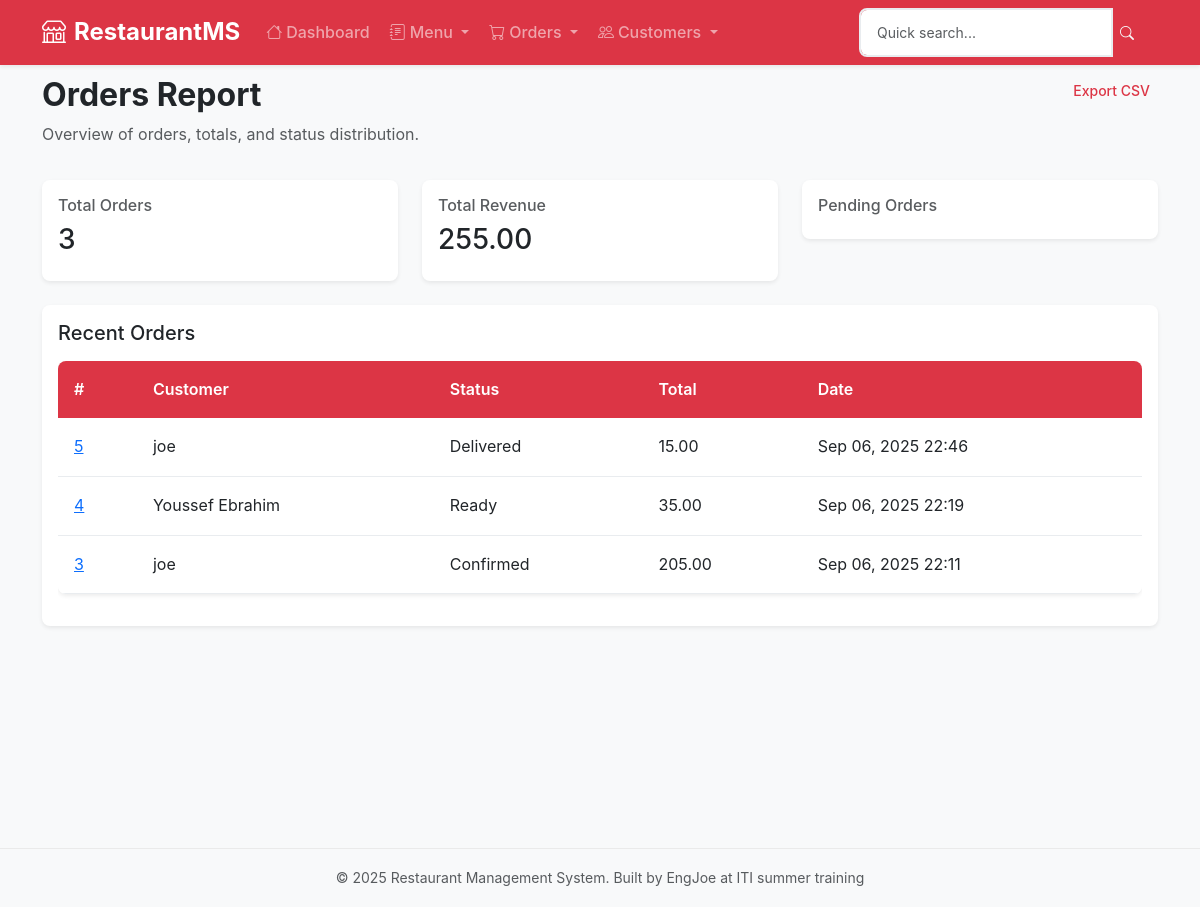
The page /orders/report/ on the database as committed earlier.
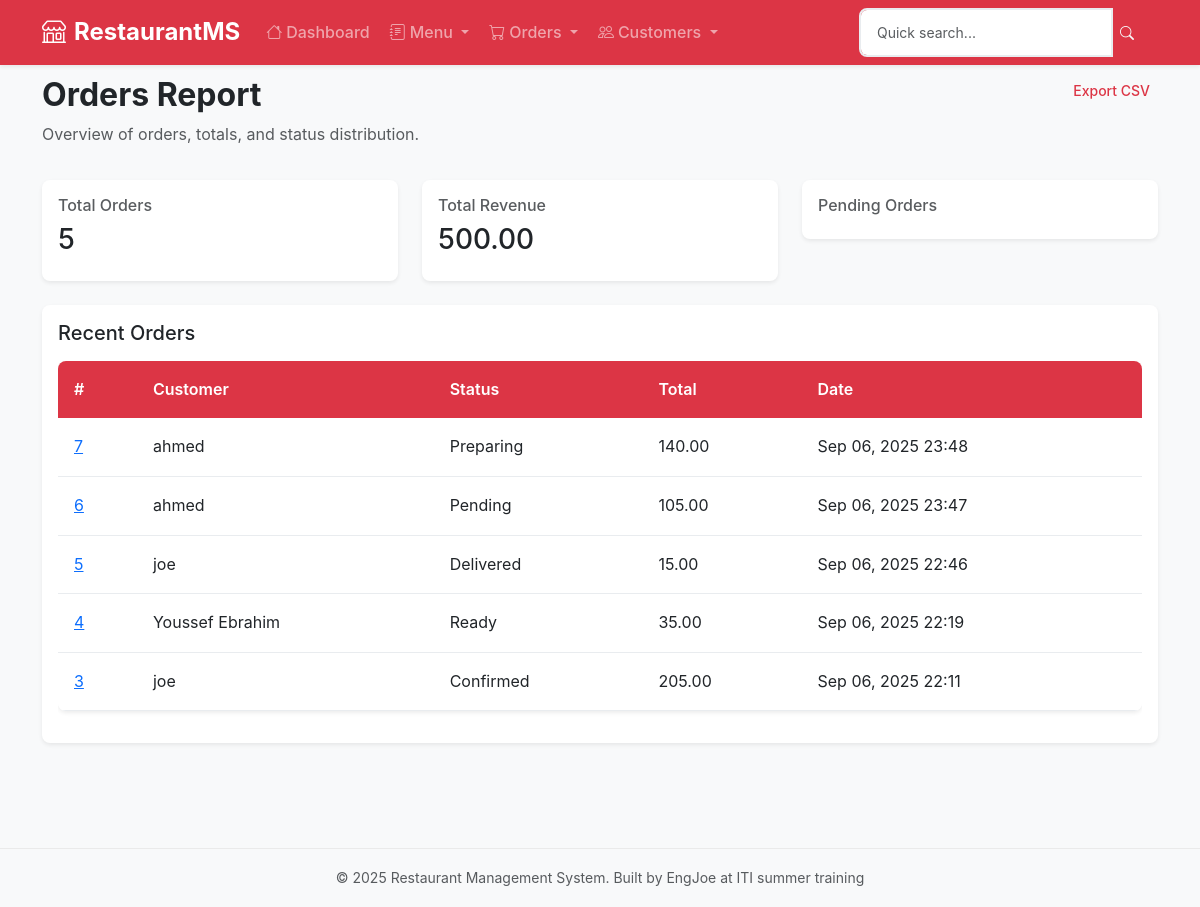
The same page on the database as committed later.
### orders/models.py (models this page shows, shortened)
class Order(models.Model):
    STATUS_CHOICES = [
        ('pending', 'Pending'),
        ('confirmed', 'Confirmed'),
        ('preparing', 'Preparing'),
        ('ready', 'Ready'),
        ('delivered', 'Delivered'),
        ('cancelled', 'Cancelled'),
    ]
    customer = models.ForeignKey(Customer, on_delete=models.CASCADE, related_name='orders')
    status = models.CharField(max_length=20, choices=STATUS_CHOICES, default='pending')
    notes = models.TextField(blank=True)
    created_at = models.DateTimeField(auto_now_add=True)
    updated_at = models.DateTimeField(auto_now=True)
    def total_price(self):
        return sum(item.get_total_price() for item in self.items.all())

class OrderItem(models.Model):
    order = models.ForeignKey(Order, on_delete=models.CASCADE, related_name='items')
    item = models.ForeignKey(Item, on_delete=models.CASCADE)
    quantity = models.PositiveIntegerField()
    price = models.DecimalField(max_digits=10, decimal_places=2)  # Store price at time of order
    def get_total_price(self):
        return self.quantity * self.price

### customers/models.py (models this page shows, shortened)
class Customer(models.Model):
    name = models.CharField(max_length=200)
    email = models.EmailField(blank=True)
    phone = models.CharField(max_length=20)
    address = models.TextField(blank=True)
    created_at = models.DateTimeField(auto_now_add=True)
    updated_at = models.DateTimeField(auto_now=True)

### orders/views.py (the view)
# urls.py: path('report/', views.orders_report, name='report'),
def orders_report(request):
    date_from = request.GET.get('date_from')
    date_to = request.GET.get('date_to')
    if not date_from:
        date_from = (timezone.now() - timedelta(days=30)).date()
    else:
        date_from = datetime.strptime(date_from, '%Y-%m-%d').date()
    if not date_to:
        date_to = timezone.now().date()
    else:
        date_to = datetime.strptime(date_to, '%Y-%m-%d').date()
    orders = Order.objects.filter(
        created_at__date__gte=date_from,
        created_at__date__lte=date_to
    )
    total_orders = orders.count()
    total_revenue = sum(order.total_price() for order in orders)
    orders_by_status = {}
    for status_code, status_name in Order.STATUS_CHOICES:
        count = orders.filter(status=status_code).count()
        orders_by_status[status_name] = count
    recent_orders = orders.select_related('customer').order_by('-created_at')[:10]
    daily_sales = []
    for i in range(7):
        date = timezone.now().date() - timedelta(days=i)
        daily_orders = orders.filter(created_at__date=date)
        daily_revenue = sum(order.total_price() for order in daily_orders)
        daily_sales.append({
            'date': date,
            'orders': daily_orders.count(),
            'revenue': daily_revenue
        })
    top_customers = Customer.objects.annotate(
        order_count=Count('orders'),
        total_spent=Sum('orders__items__price')
    ).filter(
        orders__created_at__date__gte=date_from,
        orders__created_at__date__lte=date_to
    ).order_by('-total_spent')[:5]
    context = {
        'date_from': date_from,
        'date_to': date_to,
        'total_orders': total_orders,
        'total_revenue': total_revenue,
        'average_order_value': total_revenue / total_orders if total_orders > 0 else 0,
        'orders_by_status': orders_by_status,
        'daily_sales': daily_sales,
        'top_customers': top_customers,
        'recent_orders': recent_orders,
    }
    return render(request, 'orders/report.html', context)

### orders/templates/orders/report.html (shortened to what this page needs)
{% extends "base.html" %}
{% block content %}
<div class="container mt-4">
    <div class="row mb-3">
        <div class="col-md-8">
            <h2 class="fw-bold">Orders Report</h2>
            <p class="text-muted">Overview of orders, totals, and status distribution.</p>
        </div>
        <div class="col-md-4 text-end">
            <a href="{% url 'orders:export_csv' %}" class="btn btn-sm btn-outline-primary">
                Export CSV
            </a>
        </div>
    </div>
    <div class="row mb-4">
        <div class="col-md-4">
            <div class="card shadow-sm border-0">
                <div class="card-body">
                    <h6 class="text-muted">Total Orders</h6>
                    <h3>{{ total_orders }}</h3>
                </div>
            </div>
        </div>
        <div class="col-md-4">
            <div class="card shadow-sm border-0">
                <div class="card-body">
                    <h6 class="text-muted">Total Revenue</h6>
                    <h3>{{ total_revenue }}</h3>
                </div>
            </div>
        </div>
        <div class="col-md-4">
            <div class="card shadow-sm border-0">
                <div class="card-body">
                    <h6 class="text-muted">Pending Orders</h6>
                </div>
            </div>
        </div>
    </div>
    <div class="card shadow-sm border-0">
        <div class="card-body">
            <h5 class="mb-3">Recent Orders</h5>
            <div class="table-responsive">
                <table class="table table-sm table-hover">
                    <thead>
                        <tr>
                            <th>#</th>
                            <th>Customer</th>
                            <th>Status</th>
                            <th>Total</th>
                            <th>Date</th>
                        </tr>
                    </thead>
                    <tbody>
                        {% for order in recent_orders %}
                            <tr>
                                <td>
                                    <a href="{% url 'orders:order_detail' order.pk %}">
                                        {{ order.id }}
                                    </a>
                                </td>
                                <td>{{ order.customer.name }}</td>
                                <td>{{ order.get_status_display }}</td>
                                <td>{{ order.total_price }}</td>
                                <td>{{ order.created_at|date:"M d, Y H:i" }}</td>
                            </tr>
                        {% empty %}
                            <tr>
                                <td colspan="5" class="text-center text-muted">No recent orders.</td>
                            </tr>
                        {% endfor %}
                    </tbody>
                </table>
            </div>
        </div>
    </div>
</div>
{% endblock %}

Rows that differ between the two databases and show on the page:
added Order: id "7", customer.name "ahmed", status "Preparing", total_price "140.00", created_at "Sep 06, 2025 23:48"
added Order: id "6", customer.name "ahmed", status "Pending", total_price "105.00", created_at "Sep 06, 2025 23:47"
Other text that changed with them:
{{ total_orders }}: "3" → "5"
{{ total_revenue }}: "255.00" → "500.00"
